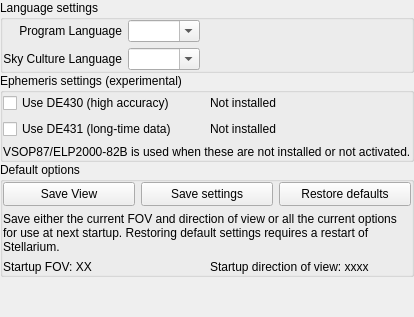
        <widget class="QWidget" name="page_Main">
         <layout class="QVBoxLayout" name="verticalLayout_10">
          <property name="spacing">
           <number>0</number>
          </property>
          <property name="leftMargin">
           <number>0</number>
          </property>
          <property name="topMargin">
           <number>0</number>
          </property>
          <property name="rightMargin">
           <number>0</number>
          </property>
          <property name="bottomMargin">
           <number>0</number>
          </property>
          <item>
           <widget class="QGroupBox" name="groupBox_LanguageSettings">
            <property name="title">
             <string>Language settings</string>
            </property>
            <layout class="QGridLayout" name="gridLayoutLanguageSettings">
             <property name="leftMargin">
              <number>0</number>
             </property>
             <property name="topMargin">
              <number>0</number>
             </property>
             <property name="rightMargin">
              <number>0</number>
             </property>
             <property name="bottomMargin">
              <number>0</number>
             </property>
             <item row="0" column="0">
              <layout class="QGridLayout" name="languageGridLayout">
               <item row="0" column="0">
                <widget class="QLabel" name="programLanguageLabel">
                 <property name="text">
                  <string>Program Language</string>
                 </property>
                 <property name="alignment">
                  <set>Qt::AlignRight|Qt::AlignTrailing|Qt::AlignVCenter</set>
                 </property>
                </widget>
               </item>
               <item row="0" column="1">
                <widget class="QComboBox" name="programLanguageComboBox">
                 <property name="sizePolicy">
                  <sizepolicy hsizetype="Preferred" vsizetype="Preferred">
                   <horstretch>0</horstretch>
                   <verstretch>0</verstretch>
                  </sizepolicy>
                 </property>
                 <property name="editable">
                  <bool>true</bool>
                 </property>
                 <property name="insertPolicy">
                  <enum>QComboBox::NoInsert</enum>
                 </property>
                 <property name="frame">
                  <bool>true</bool>
                 </property>
                </widget>
               </item>
               <item row="1" column="0">
                <widget class="QLabel" name="skycultureLanguageLabel">
                 <property name="text">
                  <string>Sky Culture Language</string>
                 </property>
                 <property name="alignment">
                  <set>Qt::AlignRight|Qt::AlignTrailing|Qt::AlignVCenter</set>
                 </property>
                </widget>
               </item>
               <item row="1" column="1">
                <widget class="QComboBox" name="skycultureLanguageComboBox">
                 <property name="sizePolicy">
                  <sizepolicy hsizetype="Preferred" vsizetype="Preferred">
                   <horstretch>0</horstretch>
                   <verstretch>0</verstretch>
                  </sizepolicy>
                 </property>
                 <property name="editable">
                  <bool>true</bool>
                 </property>
                 <property name="insertPolicy">
                  <enum>QComboBox::NoInsert</enum>
                 </property>
                </widget>
               </item>
               <item row="0" column="2">
                <spacer name="horizontalSpacer_3">
                 <property name="orientation">
                  <enum>Qt::Horizontal</enum>
                 </property>
                 <property name="sizeHint" stdset="0">
                  <size>
                   <width>40</width>
                   <height>20</height>
                  </size>
                 </property>
                </spacer>
               </item>
              </layout>
             </item>
            </layout>
           </widget>
          </item>
          <item>
           <widget class="QGroupBox" name="groupBox_EphemerisSettings">
            <property name="toolTip">
             <string>This feature has not been thoroughly tested yet!</string>
            </property>
            <property name="title">
             <string>Ephemeris settings (experimental)</string>
            </property>
            <layout class="QGridLayout" name="gridLayoutEphemeris">
             <property name="leftMargin">
              <number>0</number>
             </property>
             <property name="topMargin">
              <number>0</number>
             </property>
             <property name="rightMargin">
              <number>0</number>
             </property>
             <property name="bottomMargin">
              <number>0</number>
             </property>
             <item row="0" column="0">
              <layout class="QGridLayout" name="EphemerisGridLayout">
               <item row="1" column="1">
                <widget class="QLabel" name="de431label">
                 <property name="text">
                  <string>Not installed</string>
                 </property>
                </widget>
               </item>
               <item row="0" column="1">
                <widget class="QLabel" name="de430label">
                 <property name="text">
                  <string>Not installed</string>
                 </property>
                </widget>
               </item>
               <item row="1" column="0">
                <widget class="QCheckBox" name="de431checkBox">
                 <property name="toolTip">
                  <string>DE431 provides position data for years -13000...+17000. For special applications only.</string>
                 </property>
                 <property name="text">
                  <string>Use DE431 (long-time data)</string>
                 </property>
                </widget>
               </item>
               <item row="0" column="0">
                <widget class="QCheckBox" name="de430checkBox">
                 <property name="toolTip">
                  <string>DE430 provides highest accuracy, only for years 1550...2650.</string>
                 </property>
                 <property name="text">
                  <string>Use DE430 (high accuracy)</string>
                 </property>
                </widget>
               </item>
               <item row="2" column="0" colspan="2">
                <widget class="QLabel" name="label_VSOP87used">
                 <property name="toolTip">
                  <string>Using VSOP87 is recommended for years -4000...+8000 only, but delivers useful positions outside this range.</string>
                 </property>
                 <property name="text">
                  <string>VSOP87/ELP2000-82B is used when these are not installed or not activated.</string>
                 </property>
                </widget>
               </item>
              </layout>
             </item>
            </layout>
           </widget>
          </item>
          <item>
           <widget class="QGroupBox" name="groupBox_6">
            <property name="title">
             <string>Default options</string>
            </property>
            <layout class="QVBoxLayout" name="verticalLayout_4x">
             <property name="leftMargin">
              <number>0</number>
             </property>
             <property name="topMargin">
              <number>0</number>
             </property>
             <property name="rightMargin">
              <number>0</number>
             </property>
             <property name="bottomMargin">
              <number>0</number>
             </property>
             <item>
              <layout class="QHBoxLayout" name="horizontalLayout_3">
               <item>
                <widget class="QPushButton" name="saveViewDirAsDefaultPushButton">
                 <property name="minimumSize">
                  <size>
                   <width>0</width>
                   <height>24</height>
                  </size>
                 </property>
                 <property name="text">
                  <string>Save View</string>
                 </property>
                </widget>
               </item>
               <item>
                <widget class="QPushButton" name="saveSettingsAsDefaultPushButton">
                 <property name="minimumSize">
                  <size>
                   <width>0</width>
                   <height>24</height>
                  </size>
                 </property>
                 <property name="whatsThis">
                  <string>Save the settings you've changed this session to be the same the next time you start Stellarium</string>
                 </property>
                 <property name="text">
                  <string>Save settings</string>
                 </property>
                </widget>
               </item>
               <item>
                <widget class="QPushButton" name="restoreDefaultsButton">
                 <property name="minimumSize">
                  <size>
                   <width>0</width>
                   <height>24</height>
                  </size>
                 </property>
                 <property name="whatsThis">
                  <string>Restore the default settings that came with Stellarium</string>
                 </property>
                 <property name="text">
                  <string>Restore defaults</string>
                 </property>
                </widget>
               </item>
              </layout>
             </item>
             <item>
              <widget class="QLabel" name="saveDefaultOptionsLabel">
               <property name="sizePolicy">
                <sizepolicy hsizetype="Preferred" vsizetype="Fixed">
                 <horstretch>0</horstretch>
                 <verstretch>0</verstretch>
                </sizepolicy>
               </property>
               <property name="text">
                <string>Save either the current FOV and direction of view or all the current options for use at next startup. Restoring default settings requires a restart of Stellarium. </string>
               </property>
               <property name="scaledContents">
                <bool>false</bool>
               </property>
               <property name="alignment">
                <set>Qt::AlignLeading|Qt::AlignLeft|Qt::AlignVCenter</set>
               </property>
               <property name="wordWrap">
                <bool>true</bool>
               </property>
               <property name="textInteractionFlags">
                <set>Qt::NoTextInteraction</set>
               </property>
              </widget>
             </item>
             <item>
              <layout class="QHBoxLayout" name="horizontalLayout_2">
               <item>
                <widget class="QLabel" name="startupFOVLabel">
                 <property name="statusTip">
                  <string>The vertical field (height) of your view when Stellarium starts</string>
                 </property>
                 <property name="text">
                  <string notr="true">Startup FOV: XX</string>
                 </property>
                 <property name="textInteractionFlags">
                  <set>Qt::TextSelectableByMouse</set>
                 </property>
                </widget>
               </item>
               <item>
                <widget class="QLabel" name="startupDirectionOfViewlabel">
                 <property name="statusTip">
                  <string>The direction you're looking when Stellarium starts</string>
                 </property>
                 <property name="text">
                  <string notr="true">Startup direction of view: xxxx</string>
                 </property>
                 <property name="textInteractionFlags">
                  <set>Qt::TextSelectableByMouse</set>
                 </property>
                </widget>
               </item>
              </layout>
             </item>
            </layout>
           </widget>
          </item>
          <item>
           <spacer name="verticalSpacer_4">
            <property name="orientation">
             <enum>Qt::Vertical</enum>
            </property>
            <property name="sizeHint" stdset="0">
             <size>
              <width>20</width>
              <height>40</height>
             </size>
            </property>
           </spacer>
          </item>
         </layout>
        </widget>
